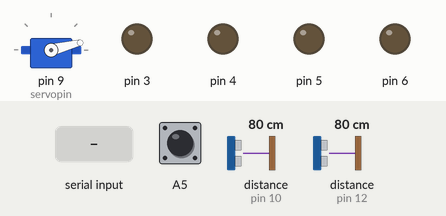
The sketch below on a simulated Arduino Uno, built with avr-gcc and run on an emulated ATmega328P. Parts: servo, output pins drawn as LEDs (lit = HIGH). Wiring (inferred from the names in the program): 2 × ultrasonic range finder: trigger pin 11, echo pin 10 / trigger pin 13, echo pin 12. The test bench sets the inputs (shaded band); at power-on: A5 HIGH, distance to the obstacle (sensors on pin 10, pin 12) 80 cm. The echo pulse lasts 58.3 µs per cm; pins used as bus, display or sensor lines are not drawn; what the sketch prints to the serial monitor is not drawn.

Above: at 1.2 s.
1.3 s: "F" received over Serial
At 2.6 s:
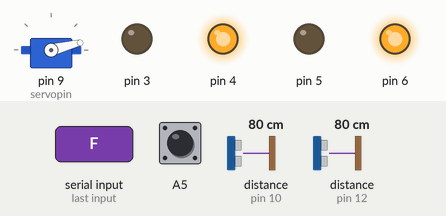
3.0 s: "B" received over Serial
At 4.3 s:
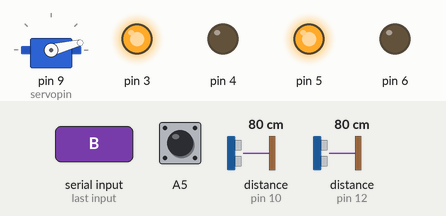
4.6 s: "L" received over Serial
At 5.3 s:
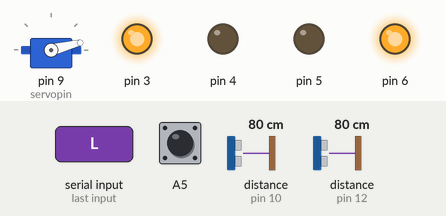
6.1 s: "R" received over Serial
At 7.3 s:
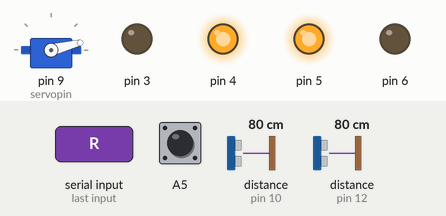
10.7 s: A5 pulled LOW for 1 s
At 11.9 s:
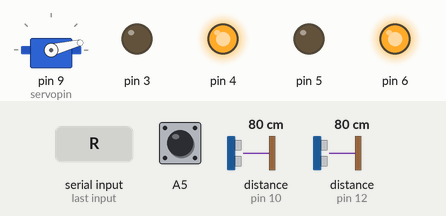
Timing chart, 0 to 13.7 s (numbered marks = the images above; inputs shaded):
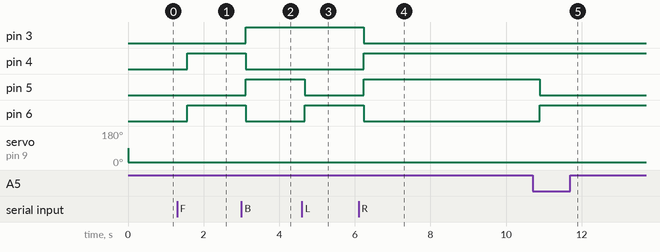

The sketch:

cleaning_machine.ino
```cpp
#include <Servo.h>
char val;
int servopin=9;
Servo myservo;

int trigpin1=11;
int echopin1=10;
int echopin2=12;
int trigpin2=13;
int pingtraveltime1;
long duration1;
int distance1;

int pingtraveltime2;
long duration2;
int distance2;
int sws;
int i=14;


void setup() {
  // put your setup code here, to run once:
  Serial.begin(9600);
  myservo.attach(servopin);
  pinMode(3,OUTPUT);
  pinMode(4,OUTPUT);
  pinMode(5,OUTPUT);
  pinMode(6,OUTPUT);

  pinMode(trigpin1,OUTPUT);
  pinMode(echopin1,INPUT);
  pinMode(trigpin2,OUTPUT);
  pinMode(echopin2,INPUT);
  pinMode(A5,INPUT_PULLUP);

}

void front(){
        //front
    digitalWrite(3,LOW);//L
    digitalWrite(4,HIGH);
    digitalWrite(5,LOW);//R
    digitalWrite(6,HIGH);
}
void back(){
        //back
    digitalWrite(4,LOW);
    digitalWrite(3,HIGH); //L
    digitalWrite(6,LOW);
    digitalWrite(5,HIGH);//r
}
void right(){
      //right
    digitalWrite(3,LOW);
    digitalWrite(4,HIGH);
    digitalWrite(6,LOW);
    digitalWrite(5,HIGH);
}
void left(){
        //left
    digitalWrite(3,HIGH);
    digitalWrite(4,LOW);
    digitalWrite(5,LOW);
    digitalWrite(6,HIGH);
}
void stop(){
      //stop
    digitalWrite(3,LOW);
    digitalWrite(4,LOW);
    digitalWrite(6,LOW);
    digitalWrite(5,LOW);
}

void loop() {
  // put your main code here, to run repeatedly:
  sws=digitalRead(A5);
  Serial.println(sws);
  digitalWrite(trigpin1,LOW);
  delayMicroseconds(2);
  digitalWrite(trigpin1,HIGH);
  delayMicroseconds(10);
  digitalWrite(trigpin1,LOW);
  duration1=pulseIn(echopin1,HIGH);
  distance1=duration1*0.034/2;
  Serial.print("distance1=");
  Serial.println(distance1);


  digitalWrite(trigpin2,LOW);
  delayMicroseconds(2);
  digitalWrite(trigpin2,HIGH);
  delayMicroseconds(10);
  digitalWrite(trigpin2,LOW);
  duration2=pulseIn(echopin2,HIGH);
  distance2=duration2*0.034/2;
  Serial.print("distance2=");
  Serial.println(distance2);

  myservo.write(i);
  val=Serial.read();
  Serial.println(val);
  if(sws==1){
    if(val=='F' & distance1>28){
      front();
    }

    else if(val=='B' ){
      back();
    }

    else if(val=='L' & distance1>28){
      left();
    }

    else if(val=='R' & distance1>28){
      right();
    }

    else if(val=='S'){
      stop();
    }
  }

  if (sws==0){
    if(distance1>50){
      front();
    }
    else if(distance1<50){
      i=104;
      right();
      delay(2000);
    }
  }
  delay(300);
}
```

Measured:
- after the input at 1.3 s, pin 4, pin 6: LOW → HIGH after 0.27 s
- after the input at 3.0 s, pin 3, pin 5: LOW → HIGH after 0.12 s; pin 4, pin 6: HIGH → LOW after 0.12 s
- after the input at 4.6 s, pin 5: HIGH → LOW after 0.08 s; pin 6: LOW → HIGH after 0.08 s
- after the input at 6.1 s, pin 3, pin 6: HIGH → LOW after 0.13 s; pin 4, pin 5: LOW → HIGH after 0.13 s
- after the input at 10.7 s, pin 5: HIGH → LOW after 0.19 s; pin 6: LOW → HIGH after 0.19 s
